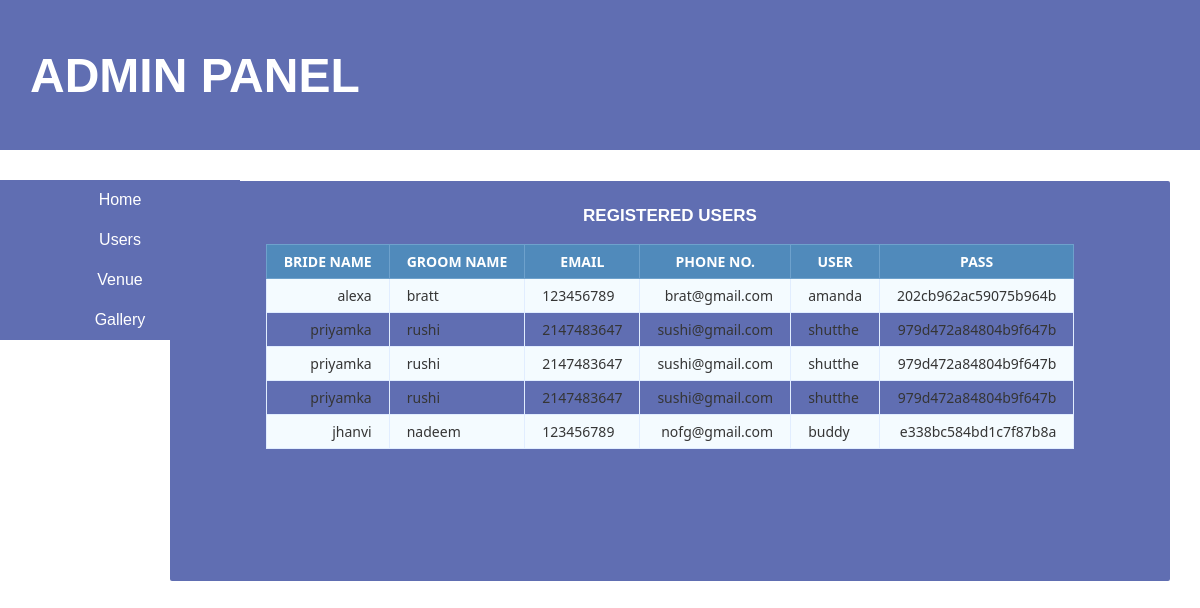
Page /USERPANEL2.php on the committed database.
### tables this page shows
CREATE TABLE `registration` (
  `bname` varchar(20) NOT NULL,
  `gname` varchar(20) NOT NULL,
  `num` int(10) NOT NULL,
  `email` varchar(50) NOT NULL,
  `uname` varchar(20) NOT NULL,
  `pwd` varchar(20) NOT NULL
);

### USERPANEL2.php (the view, shortened to what this page needs)
<link rel="stylesheet" type="text/css" href="panel2.css">
<link rel="stylesheet" type="text/css" href="user.css">
<header>
  <h1 class="site-title">
    Admin Panel
  </h1>
  <div class="card">
    <?php
$db_host = 'localhost';
$db_user = 'root';
$db_pass = '';
$db_name = 'trial';
$conn = mysqli_connect($db_host, $db_user, $db_pass, $db_name);
$sql = 'SELECT *
    FROM registration';
$query = mysqli_query($conn, $sql);
?>
  <h1>Registered Users</h1>
  <br>
  <table class="data-table">
    <thead>
      <tr>
        <th>BRIDE NAME</th>
        <th>GROOM NAME</th>
        <th>EMAIL</th>
        <th>PHONE NO.</th>
        <th>USER</th>
        <th>PASS</th>
      </tr>
    </thead>
    <tbody>
    <?php
    while ($row = mysqli_fetch_array($query))
    {
      echo '<tr>
          <td>'.$row['bname'].'</td>
          <td>'.$row['gname'].'</td>
          <td>'.$row['num'].'</td>
          <td>'.$row['email'].'</td>
          <td>'.$row['uname'].'</td>
          <td>'.$row['pwd'].'</td>
        </tr>';
    }?>
    </tbody>
  </table>
  </div>
</header>
<div class="container">
  <div class="navbar">
    <ul class="nav">
      <li class="nav-item">
        <a href="panel2.php">Home</a>
      </li>
      <li class="nav-item">
        <a href="USERPANEL2.php">Users</a>
      </li>
      <li class="nav-item">
        <a href="venue.php">Venue</a>
      </li>
      <li class="nav-item">
        <a href="/statistics">Gallery</a>
      </li>
    </ul>
  </div>
</div>

### panel2.css (style rules this page uses)
header { background-color:#606eb2; min-height: 150px; color: #ffffff; position: relative; }
header div:first-of-type { margin: 0; color: #fff; width: 1000px; margin-top: 30.5px; position: absolute; top: 100%; right: 30px; }
header::after { content: ''; display: block; clear: both; }
.site-title { max-width: 50%; margin: 0 30px 0 30px; font-size: 4.8rem; position: absolute; top: 50%; transform: translateY(-50%); }
.container { margin-top: 30px; width: 100%; }
.navbar { background-color:#606eb2; width: 20%; }
ul { margin: 0; padding: 0; }
li { list-style: none; }
a { display: block; height: 40px; line-height: 40px; color: #FFFFFF; text-decoration: none; text-align: center; }
.nav-item { position: relative; }

### user.css (style rules this page uses)
.card { background: #606eb2; border-radius: 2px; display: inline-block; height: 400px; margin: 1rem; position: relative; width: 300px; margin-left: 50px; }
table { margin: auto; font-family: "Lucida Sans Unicode", "Lucida Grande", "Segoe Ui"; font-size: 12px; }
h1 { margin: 25px auto 0; text-align: center; text-transform: uppercase; font-size: 17px; }
table td { transition: all .5s; }
.data-table { border-collapse: collapse; font-size: 14px; min-width: 437px; }
.data-table th, .data-table td { border: 1px solid #e1edff; padding: 7px 17px; }
.data-table thead th { background-color: #508abb; color: #FFFFFF; border-color: #6ea1cc !important; text-transform: uppercase; }
.data-table tbody td { color: #353535; }
.data-table tbody td:first-child, .data-table tbody td:nth-child(4), .data-table tbody td:last-child { text-align: right; }
.data-table tbody tr:nth-child(odd) td { background-color: #f4fbff; }

### USERPANEL2.php (style rules this page uses)
.card { background: #606eb2; border-radius: 2px; display: inline-block; height: 400px; margin: 1rem; position: relative; width: 300px; margin-left: 50px; }
table { margin: auto; font-family: "Lucida Sans Unicode", "Lucida Grande", "Segoe Ui"; font-size: 12px; }
h1 { margin: 25px auto 0; text-align: center; text-transform: uppercase; font-size: 17px; }
table td { transition: all .5s; }
.data-table { border-collapse: collapse; font-size: 14px; min-width: 437px; }
.data-table th, .data-table td { border: 1px solid #e1edff; padding: 7px 17px; }
.data-table thead th { background-color: #508abb; color: #FFFFFF; border-color: #6ea1cc !important; text-transform: uppercase; }
.data-table tbody td { color: #353535; }
.data-table tbody td:first-child, .data-table tbody td:nth-child(4), .data-table tbody td:last-child { text-align: right; }
.data-table tbody tr:nth-child(odd) td { background-color: #f4fbff; }
header { background-color:#606eb2; min-height: 150px; color: #ffffff; position: relative; }
header div:first-of-type { margin: 0; color: #fff; width: 1000px; margin-top: 30.5px; position: absolute; top: 100%; right: 30px; }
header::after { content: ''; display: block; clear: both; }
.site-title { max-width: 50%; margin: 0 30px 0 30px; font-size: 4.8rem; position: absolute; top: 50%; transform: translateY(-50%); }
.container { margin-top: 30px; width: 100%; }
.navbar { background-color:#606eb2; width: 20%; }
ul { margin: 0; padding: 0; }
li { list-style: none; }
a { display: block; height: 40px; line-height: 40px; color: #FFFFFF; text-decoration: none; text-align: center; }
.nav-item { position: relative; }

### rows in the picture
registration: bname "alexa", gname "bratt", num "123456789", email "brat@gmail.com", uname "amanda", pwd "202cb962ac59075b964b"
registration: bname "priyamka", gname "rushi", num "2147483647", email "sushi@gmail.com", uname "shutthe", pwd "979d472a84804b9f647b"
registration: bname "priyamka", gname "rushi", num "2147483647", email "sushi@gmail.com", uname "shutthe", pwd "979d472a84804b9f647b"
registration: bname "priyamka", gname "rushi", num "2147483647", email "sushi@gmail.com", uname "shutthe", pwd "979d472a84804b9f647b"
registration: bname "jhanvi", gname "nadeem", num "123456789", email "nofg@gmail.com", uname "buddy", pwd "e338bc584bd1c7f87b8a"
